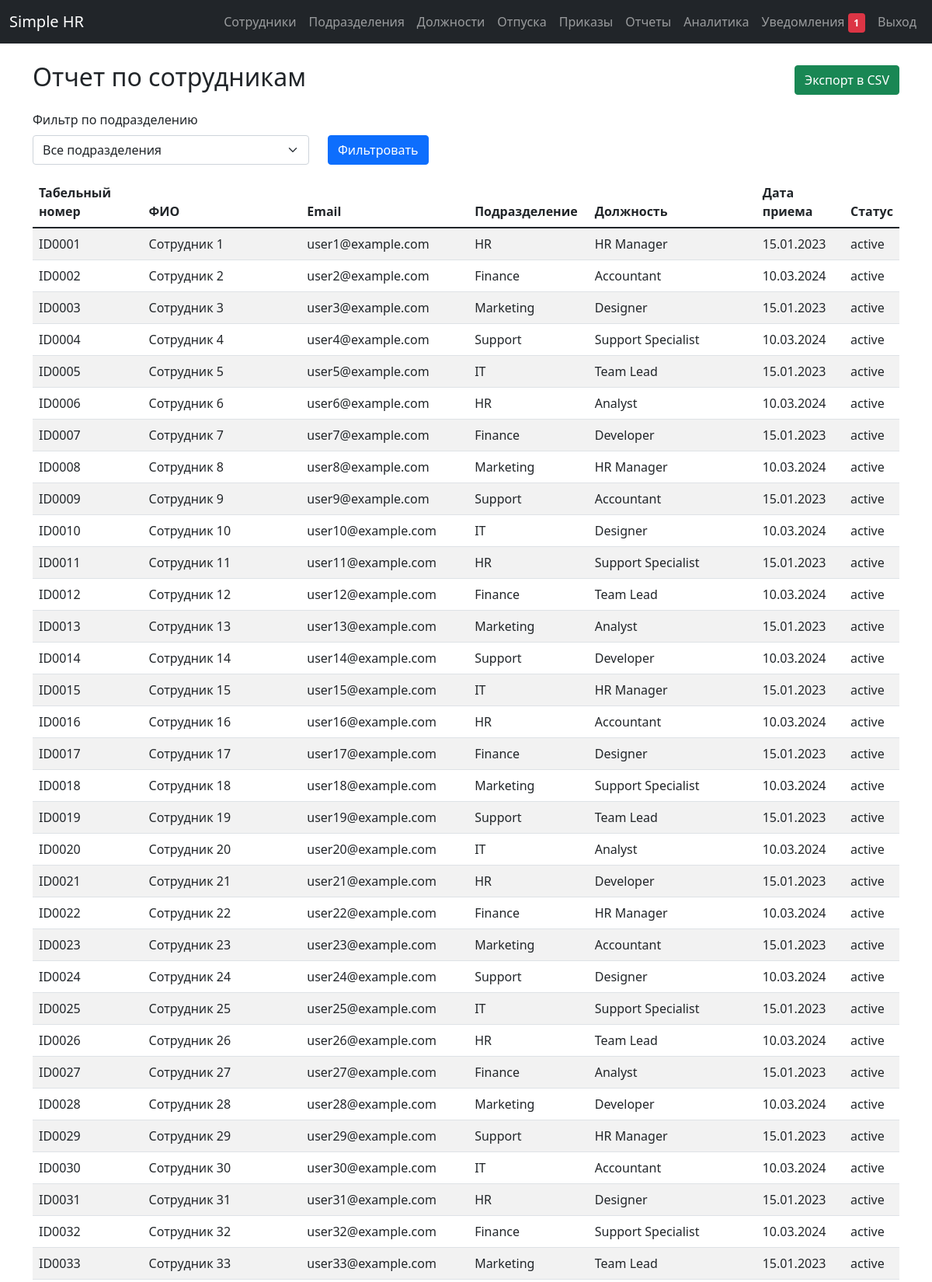
The app's page /reports/?type=employees (signed in, upper part) with its own data.
### app/models.py (models this page shows)
class Employee(db.Model):
    id = db.Column(db.Integer, primary_key=True)
    full_name = db.Column(db.String(150), nullable=False, index=True)
    email = db.Column(db.String(120), unique=True, nullable=False, index=True)
    employee_id = db.Column(db.String(50), unique=True, nullable=False, index=True)  # табельный номер
    hire_date = db.Column(db.Date, nullable=False, index=True)
    status = db.Column(db.String(20), default='active', index=True)  # active, dismissed
    department_id = db.Column(db.Integer, db.ForeignKey('department.id'), nullable=False, index=True)
    position_id = db.Column(db.Integer, db.ForeignKey('position.id'), nullable=False, index=True)
    __table_args__ = (
        db.Index('idx_employee_status_department', 'status', 'department_id'),
        db.Index('idx_employee_hire_date_status', 'hire_date', 'status'),
    )

class Department(db.Model):
    id = db.Column(db.Integer, primary_key=True)
    name = db.Column(db.String(100), unique=True, nullable=False, index=True)
    employees = db.relationship('Employee', backref='department', lazy=True)

class Position(db.Model):
    id = db.Column(db.Integer, primary_key=True)
    title = db.Column(db.String(100), unique=True, nullable=False, index=True)
    employees = db.relationship('Employee', backref='position', lazy=True)

### app/routes/reports.py (the view, shortened to what this page needs)
@bp.route('/')
@login_required
@reports_access_required
def generate_report():
    try:
        report_type = request.args.get('type', 'index')
        if report_type == 'index':
            return render_template('reports/index.html')
        department_id = request.args.get('department_id', type=int)
        start_date = request.args.get('start_date')
        end_date = request.args.get('end_date')
        query = db.session.query(Employee)
        if department_id:
            query = query.filter(Employee.department_id == department_id)
        if report_type == 'employees':
            employees = query.all()
            departments = Department.query.all()
            return render_template('reports/employees.html', employees=employees, departments=departments, selected_department=department_id)
        elif report_type == 'departments':
            departments = Department.query.all()
            return render_template('reports/departments.html', departments=departments)
        elif report_type == 'employee_statistics':
            stats = get_employee_statistics()
            return render_template('reports/statistics.html', **stats)
        elif report_type == 'vacation_statistics':
            stats = get_vacation_statistics()
            return render_template('reports/vacation_statistics.html', **stats)
        elif report_type == 'hiring_report':
            period_months = request.args.get('period_months', type=int)
            hiring_data = None
            if period_months:
                hiring_data = generate_hiring_report(period_months)
            return render_template('reports/hiring.html', hiring_data=hiring_data, period_months=period_months or 12)
        elif report_type == 'detailed_employee_report':
            report_data = generate_employee_report()
            return render_template('reports/detailed_employees.html', report_data=report_data)
        elif report_type == 'department_report':
            report_data = generate_department_report()
            return render_template('reports/department_report.html', report_data=report_data)
        elif report_type == 'performance_report':
            report_data = generate_performance_report()
            return render_template('reports/performance.html', report_data=report_data)
        elif report_type == 'salary_report':
            report_data = generate_salary_report()
            return render_template('reports/salary.html', report_data=report_data)
        else:
            flash('Неверный тип отчета')
            return redirect(url_for('reports.generate_report'))
    except Exception as e:
        logger.error(f"Error in generate_report: {str(e)}")
        flash('Ошибка при генерации отчета')
        return redirect(url_for('reports.generate_report'))

### app/models.py (called while the page is built)
    def can_access_reports(self):
        return self.role in ['admin', 'hr']

### app/templates/reports/employees.html (shortened to what this page needs)
{% extends "base.html" %}
{% block content %}
<div class="d-flex justify-content-between align-items-center mb-3">
    <h2>Отчет по сотрудникам</h2>
    <a href="{{ url_for('reports.export_report', type='employees', department_id=selected_department) }}" class="btn btn-success">Экспорт в CSV</a>
</div>
<form method="GET" class="mb-3">
    <div class="row">
        <div class="col-md-4">
            <label for="department_id" class="form-label">Фильтр по подразделению</label>
            <select class="form-select" id="department_id" name="department_id">
                <option value="">Все подразделения</option>
            </select>
        </div>
        <div class="col-md-2 d-flex align-items-end">
            <button type="submit" class="btn btn-primary">Фильтровать</button>
        </div>
    </div>
</form>
<table class="table table-striped">
    <thead>
        <tr>
            <th>Табельный номер</th>
            <th>ФИО</th>
            <th>Email</th>
            <th>Подразделение</th>
            <th>Должность</th>
            <th>Дата приема</th>
            <th>Статус</th>
        </tr>
    </thead>
    <tbody>
        {% for employee in employees %}
        <tr>
            <td>{{ employee.employee_id }}</td>
            <td>{{ employee.full_name }}</td>
            <td>{{ employee.email }}</td>
            <td>{{ employee.department.name }}</td>
            <td>{{ employee.position.title }}</td>
            <td>{{ employee.hire_date.strftime('%d.%m.%Y') }}</td>
            <td>{{ employee.status }}</td>
        </tr>
        {% endfor %}
    </tbody>
</table>
{% endblock %}

### records on screen
Employee: employee_id "ID0001", full_name "Сотрудник 1", email "user1@example.com", department.name "HR", position "HR Manager", hire_date "15.01.2023", status "active"
Employee: employee_id "ID0002", full_name "Сотрудник 2", email "user2@example.com", department.name "Finance", position "Accountant", hire_date "10.03.2024", status "active"
Employee: employee_id "ID0003", full_name "Сотрудник 3", email "user3@example.com", department.name "Marketing", position "Designer", hire_date "15.01.2023", status "active"
Employee: employee_id "ID0004", full_name "Сотрудник 4", email "user4@example.com", department.name "Support", position "Support Specialist", hire_date "10.03.2024", status "active"
Employee: employee_id "ID0005", full_name "Сотрудник 5", email "user5@example.com", department.name "IT", position "Team Lead", hire_date "15.01.2023", status "active"
Employee: employee_id "ID0006", full_name "Сотрудник 6", email "user6@example.com", department.name "HR", position "Analyst", hire_date "10.03.2024", status "active"
Employee: employee_id "ID0007", full_name "Сотрудник 7", email "user7@example.com", department.name "Finance", position "Developer", hire_date "15.01.2023", status "active"
Employee: employee_id "ID0008", full_name "Сотрудник 8", email "user8@example.com", department.name "Marketing", position "HR Manager", hire_date "10.03.2024", status "active"
Employee: employee_id "ID0009", full_name "Сотрудник 9", email "user9@example.com", department.name "Support", position "Accountant", hire_date "15.01.2023", status "active"
Employee: employee_id "ID0010", full_name "Сотрудник 10", email "user10@example.com", department.name "IT", position "Designer", hire_date "10.03.2024", status "active"
Employee: employee_id "ID0011", full_name "Сотрудник 11", email "user11@example.com", department.name "HR", position "Support Specialist", hire_date "15.01.2023", status "active"
Employee: employee_id "ID0012", full_name "Сотрудник 12", email "user12@example.com", department.name "Finance", position "Team Lead", hire_date "10.03.2024", status "active"
Employee: employee_id "ID0013", full_name "Сотрудник 13", email "user13@example.com", department.name "Marketing", position "Analyst", hire_date "15.01.2023", status "active"
Employee: employee_id "ID0014", full_name "Сотрудник 14", email "user14@example.com", department.name "Support", position "Developer", hire_date "10.03.2024", status "active"
Employee: employee_id "ID0015", full_name "Сотрудник 15", email "user15@example.com", department.name "IT", position "HR Manager", hire_date "15.01.2023", status "active"
Employee: employee_id "ID0016", full_name "Сотрудник 16", email "user16@example.com", department.name "HR", position "Accountant", hire_date "10.03.2024", status "active"
Employee: employee_id "ID0017", full_name "Сотрудник 17", email "user17@example.com", department.name "Finance", position "Designer", hire_date "15.01.2023", status "active"
Employee: employee_id "ID0018", full_name "Сотрудник 18", email "user18@example.com", department.name "Marketing", position "Support Specialist", hire_date "10.03.2024", status "active"
Employee: employee_id "ID0019", full_name "Сотрудник 19", email "user19@example.com", department.name "Support", position "Team Lead", hire_date "15.01.2023", status "active"
Employee: employee_id "ID0020", full_name "Сотрудник 20", email "user20@example.com", department.name "IT", position "Analyst", hire_date "10.03.2024", status "active"
Employee: employee_id "ID0021", full_name "Сотрудник 21", email "user21@example.com", department.name "HR", position "Developer", hire_date "15.01.2023", status "active"
Employee: employee_id "ID0022", full_name "Сотрудник 22", email "user22@example.com", department.name "Finance", position "HR Manager", hire_date "10.03.2024", status "active"
Employee: employee_id "ID0023", full_name "Сотрудник 23", email "user23@example.com", department.name "Marketing", position "Accountant", hire_date "15.01.2023", status "active"
Employee: employee_id "ID0024", full_name "Сотрудник 24", email "user24@example.com", department.name "Support", position "Designer", hire_date "10.03.2024", status "active"
Employee: employee_id "ID0025", full_name "Сотрудник 25", email "user25@example.com", department.name "IT", position "Support Specialist", hire_date "15.01.2023", status "active"
Employee: employee_id "ID0026", full_name "Сотрудник 26", email "user26@example.com", department.name "HR", position "Team Lead", hire_date "10.03.2024", status "active"
Employee: employee_id "ID0027", full_name "Сотрудник 27", email "user27@example.com", department.name "Finance", position "Analyst", hire_date "15.01.2023", status "active"
Employee: employee_id "ID0028", full_name "Сотрудник 28", email "user28@example.com", department.name "Marketing", position "Developer", hire_date "10.03.2024", status "active"
Employee: employee_id "ID0029", full_name "Сотрудник 29", email "user29@example.com", department.name "Support", position "HR Manager", hire_date "15.01.2023", status "active"
Employee: employee_id "ID0030", full_name "Сотрудник 30", email "user30@example.com", department.name "IT", position "Accountant", hire_date "10.03.2024", status "active"
Employee: employee_id "ID0031", full_name "Сотрудник 31", email "user31@example.com", department.name "HR", position "Designer", hire_date "15.01.2023", status "active"
Employee: employee_id "ID0032", full_name "Сотрудник 32", email "user32@example.com", department.name "Finance", position "Support Specialist", hire_date "10.03.2024", status "active"
Employee: employee_id "ID0033", full_name "Сотрудник 33", email "user33@example.com", department.name "Marketing", position "Team Lead", hire_date "15.01.2023", status "active"
